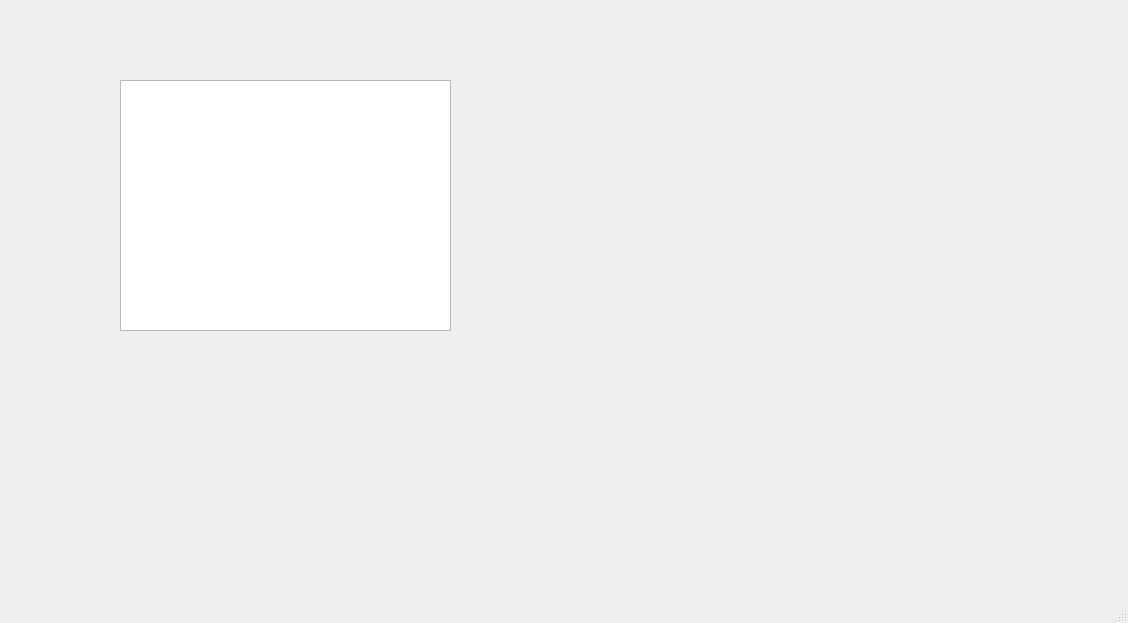
<?xml version="1.0" encoding="UTF-8"?>
<ui version="4.0">
 <class>MainWindow</class>
 <widget class="QMainWindow" name="MainWindow">
  <property name="geometry">
   <rect>
    <x>0</x>
    <y>0</y>
    <width>1128</width>
    <height>623</height>
   </rect>
  </property>
  <property name="windowTitle">
   <string>MainWindow</string>
  </property>
  <widget class="QWidget" name="centralwidget">
   <widget class="QGraphicsView" name="graphicsView_widget_">
    <property name="geometry">
     <rect>
      <x>120</x>
      <y>80</y>
      <width>331</width>
      <height>251</height>
     </rect>
    </property>
   </widget>
  </widget>
  <widget class="QMenuBar" name="menubar">
   <property name="geometry">
    <rect>
     <x>0</x>
     <y>0</y>
     <width>1128</width>
     <height>23</height>
    </rect>
   </property>
  </widget>
  <widget class="QStatusBar" name="statusbar"/>
 </widget>
 <resources/>
 <connections/>
</ui>
